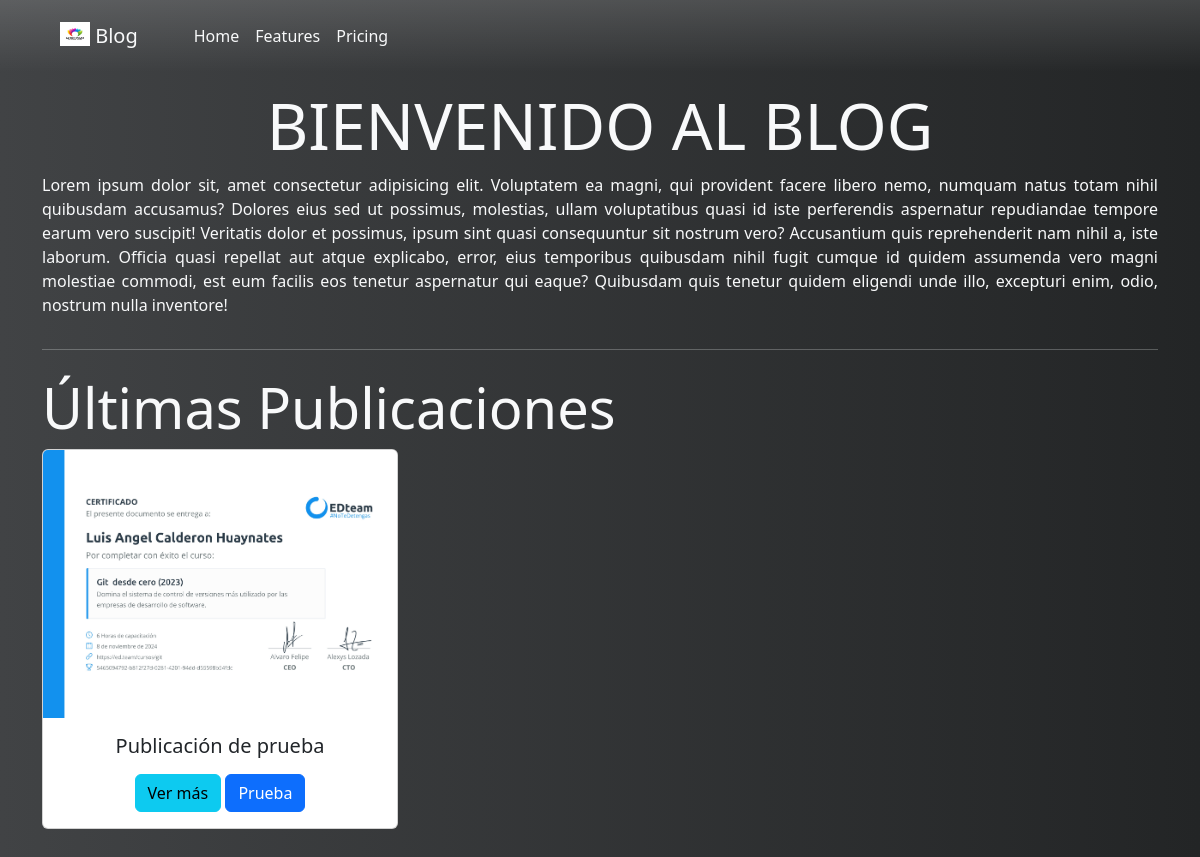
The page / on the database its author committed.
### main_blog/models.py (models this page shows, shortened)
class Publicacion(models.Model):
    id = models.AutoField('Id', primary_key=True)
    titulo = models.CharField('Título', blank=False, null=False, max_length=200)
    contenido = QuillField()
    descripcion = models.CharField('Descripción', max_length=75,
                                   default='Descripción de la publicación',
                                   null=False, blank=True)
    fecha_publicacion = models.DateField('Fecha Publicación', auto_now_add=True, auto_now=False)
    imagen = models.ImageField('Imagen', blank=True, upload_to='publicaciones')
    estado = models.BooleanField('Publicación Activa/No Activa', default=True)
    autor = models.ForeignKey(User, on_delete=models.SET_NULL, null=True)
    categoria = models.ForeignKey(Categoria, on_delete=models.SET_NULL, null=True)
    class Meta:
        verbose_name = 'Publicación'
        verbose_name_plural = 'Publicaciones'

class Categoria(models.Model):
    id = models.AutoField('Id', primary_key=True)
    nombre = models.CharField('Nombre', max_length=75)
    fecha_registro = models.DateField('Fecha Registro', auto_now=False, auto_now_add=True)
    fecha_modificacion = models.DateField('Fecha Modificación', auto_now=True)
    estado = models.BooleanField('Categoria Activa/No Activa', default=True)
    def __str__(self) -> str:
        return self.nombre

### main_blog/views.py (the view)
# urls.py: path('', index, name='index')
def index(request):
    publicaciones = Publicacion.objects.all()
    return render(request, 'base.html', {'publicaciones':publicaciones})

### main_blog/templates/base.html (shortened to what this page needs)
{% load static %}
<!DOCTYPE html>
<html lang="es">
<head>
    <link href="https://cdn.jsdelivr.net/npm/bootstrap@5.3.3/dist/css/bootstrap.min.css" rel="stylesheet"
>
    <link rel="stylesheet" href="{% static 'css/style.css' %}">
</head>
<body>
    <nav class="navbar navbar-expand-lg py-3 mb-3 bg-transparent bg-gradient">
        <div class="container-fluid">
            <a class="navbar-brand text-light mx-5" href="#">
                <img src="{% static 'img/logo3.avif' %}" alt="Logo" width="30" height="24"
                    class="d-inline-block align-text-top">
                Blog
            </a>
            <div class="collapse navbar-collapse" id="navbarNavAltMarkup">
                <div class="navbar-nav">
                    <a class="nav-link active text-light" aria-current="page" href="#">Home</a>
                    <a class="nav-link text-light" href="#">Features</a>
                    <a class="nav-link text-light" href="#">Pricing</a>
                </div>
            </div>
        </div>
    </nav>
    <div class="container">
        <div class="row text-light">
            <h1 class="display-3 text-center">BIENVENIDO AL BLOG</h1>
            <p style="text-align: justify;">Lorem ipsum dolor sit, amet consectetur adipisicing elit. Voluptatem ea magni, qui provident facere
                libero nemo, numquam natus totam nihil quibusdam accusamus? Dolores eius sed ut possimus, molestias,
                ullam voluptatibus quasi id iste perferendis aspernatur repudiandae tempore earum vero suscipit!
                Veritatis dolor et possimus, ipsum sint quasi consequuntur sit nostrum vero? Accusantium quis
                reprehenderit nam nihil a, iste laborum. Officia quasi repellat aut atque explicabo, error, eius
                temporibus quibusdam nihil fugit cumque id quidem assumenda vero magni molestiae commodi, est eum
                facilis eos tenetur aspernatur qui eaque? Quibusdam quis tenetur quidem eligendi unde illo, excepturi
                enim, odio, nostrum nulla inventore!</p>
        </div>
    </div>
    <div class="container">
        <hr class="text-light">
    </div>
    <div class="container my-4">
        <div class="row text-light">
            <h1 class="display-4">Últimas Publicaciones</h1>
        </div>
        <div class="row text-center">
            {% for publicacion in publicaciones %}
                <div class="col-sm-12 col-md-6 col-lg-4 col-xl-4 mb-3">
                    <div class="card">
                        <img src="../media/{{ publicacion.imagen }}" class="card-img-top" alt="imagen publicación">
                        <div class="card-body">
                        <h5 class="card-title">{{ publicacion.titulo }}</h5>
                        <a href="#" class="btn btn-info">Ver más</a>
                        <a href="#" class="btn btn-primary">{{ publicacion.categoria }}</a>
                        </div>
                    </div>
                </div>
            {% endfor %}
        </div>
    </div>
</body>
</html>

### main_blog/static/css/style.css (style rules this page uses)
body { background: #232526; background: -webkit-linear-gradient(to right, #414345, #232526); background: linear-gradient(to right, #414345, #232526); }

### rows shown on the page
Publicacion: imagen (picture), titulo "Publicación de prueba", categoria "Prueba"
